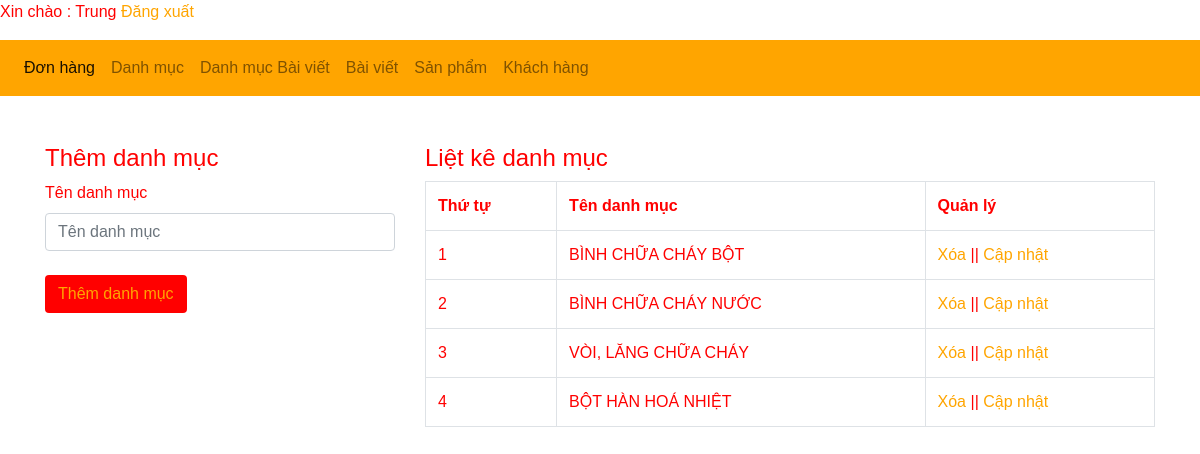
/admin/xulydanhmuc.php (signed in), run on the app's committed database.
### tables this page shows
CREATE TABLE `tbl_cartegory` (
  `cartegory_id` int(11) NOT NULL,
  `cartegory_name` varchar(50) NOT NULL
);

### admin/xulydanhmuc.php (the view, shortened to what this page needs)
<?php
	include('../db/connect.php');
?>
<!DOCTYPE html>
<html lang="en">
<head>
	<link href="../css/bootstrap.css" rel="stylesheet" type="text/css" media="all" />
	<link rel="stylesheet" type="text/css" href="adminstyle.css">
</head>
<body id="bodyadmin">
	<p>Xin chào : <?php echo $_SESSION['dangnhap'] ?> <a href="?login=dangxuat">Đăng xuất</a></p>
	<nav class="navbar navbar-expand-lg navbar-light thanhcongcu">
	  <div class="collapse navbar-collapse thanhcongcu" id="navbarNav">
	    <ul class="navbar-nav">
	      <li class="nav-item active">
	        <a class="nav-link" href="xulydonhang.php">Đơn hàng <span class="sr-only">(current)</span></a>
	      </li>
	      <li class="nav-item">
	        <a class="nav-link" href="xulydanhmuc.php">Danh mục</a>
	      </li>
	         <li class="nav-item">
	        <a class="nav-link" href="xulydanhmucbaiviet.php">Danh mục Bài viết</a>
	      </li>
	         <li class="nav-item">
	        <a class="nav-link" href="xulybaiviet.php">Bài viết</a>
	      </li>
	      <li class="nav-item">
	        <a class="nav-link" href="xulysanpham.php">Sản phẩm</a>
	      </li>
	       <li class="nav-item">
	         <a class="nav-link" href="xulykhachhang.php">Khách hàng</a>
	      </li>
	    </ul>
	  </div>
	</nav><br><br>
	<div class="container">
		<div class="row">
			<?php
			if(isset($_GET['quanly'])=='capnhat'){
				$id_capnhat = $_GET['id'];
				$sql_capnhat = mysqli_query($con,"SELECT * FROM tbl_cartegory WHERE cartegory_id='$id_capnhat'");
				$row_capnhat = mysqli_fetch_array($sql_capnhat);
				?>
				<div class="col-md-4">
				<h4>Cập nhật danh mục</h4>
				<label>Tên danh mục</label>
				<form action="" method="POST">
					<input type="text" class="form-control" name="danhmuc" value="<?php echo $row_capnhat['cartegory_name'] ?>"><br>
					<input type="hidden" class="form-control" name="id_danhmuc" value="<?php echo $row_capnhat['cartegory_id'] ?>">
					<input type="submit" name="capnhatdanhmuc" value="Cập nhật danh mục" class="btn btn-default">
				</form>
				</div>
			<?php
			}else{
				?>
				<div class="col-md-4">
				<h4>Thêm danh mục</h4>
				<label>Tên danh mục</label>
				<form action="" method="POST">
					<input type="text" class="form-control" name="danhmuc" placeholder="Tên danh mục"><br>
					<input type="submit" name="themdanhmuc" value="Thêm danh mục" class="btn btn-default">
				</form>
				</div>
				<?php
			}
				?>
			<div class="col-md-8">
				<h4>Liệt kê danh mục</h4>
				<?php
				$sql_select = mysqli_query($con,"SELECT * FROM tbl_cartegory ORDER BY cartegory_id DESC");
				?>
				<table class="table table-bordered ">
					<tr>
						<th>Thứ tự</th>
						<th>Tên danh mục</th>
						<th>Quản lý</th>
					</tr>
					<?php
					$i = 0;
					while($row_category = mysqli_fetch_array($sql_select)){
						$i++;
					?>
					<tr>
						<td><?php echo $i; ?></td>
						<td><?php echo $row_category['cartegory_name'] ?></td>
						<td><a href="?xoa=<?php echo $row_category['cartegory_id'] ?>">Xóa</a> || <a href="?quanly=capnhat&id=<?php echo $row_category['cartegory_id'] ?>">Cập nhật</a></td>
					</tr>
					<?php
					}
					?>
				</table>
			</div>
		</div>
	</div>
</body>
</html>

### admin/adminstyle.css (style rules this page uses)
#bodyadmin { font-family: Arial, Helvetica, sans-serif; color: red; border-color: orange; }
a { color: orange; }
input { color: orange; background-color: red; border-color: orange; }
.thanhcongcu { background-color: orange; }

### data on the page
tbl_cartegory: cartegory_name "BÌNH CHỮA CHÁY BỘT"
tbl_cartegory: cartegory_name "BÌNH CHỮA CHÁY NƯỚC"
tbl_cartegory: cartegory_name "VÒI, LĂNG CHỮA CHÁY"
tbl_cartegory: cartegory_name "BỘT HÀN HOÁ NHIỆT"

### other printed values
$_SESSION['dangnhap'] "Trung"
